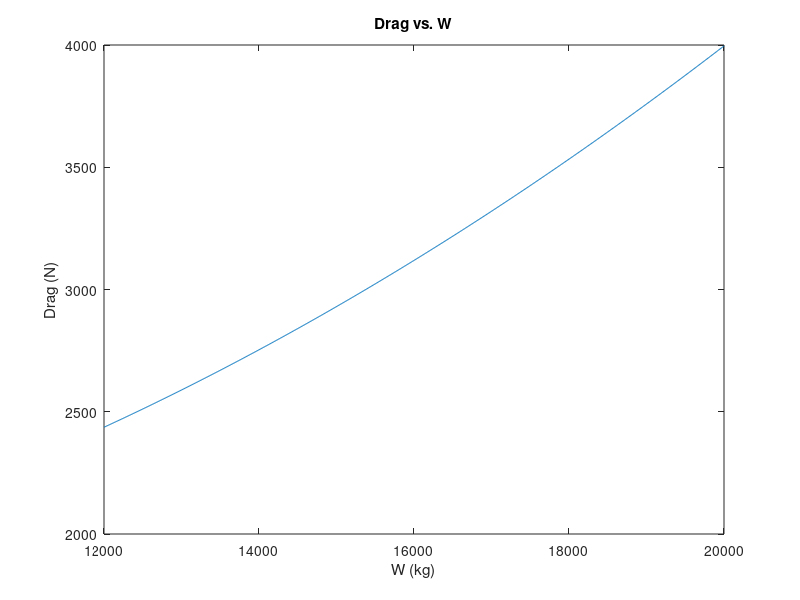

Reproduce this figure in MATLAB.
D = @(sig, W, V) 0.01*sig.*V.^2 + 0.95./sig.*(W./V).^2;

%a) 
Dnew = @(V) D(0.6, 16000, V);
[voptimal, mindrag] = fminsearch(Dnew, 10)

%b)
wrange = linspace(12000, 20000, 1000);
Dnewb = @(W) D(0.6, W, voptimal)
plot(wrange, Dnewb(wrange))
xlabel('W (kg)')
ylabel('Drag (N)')
title('Drag vs. W')
pause
